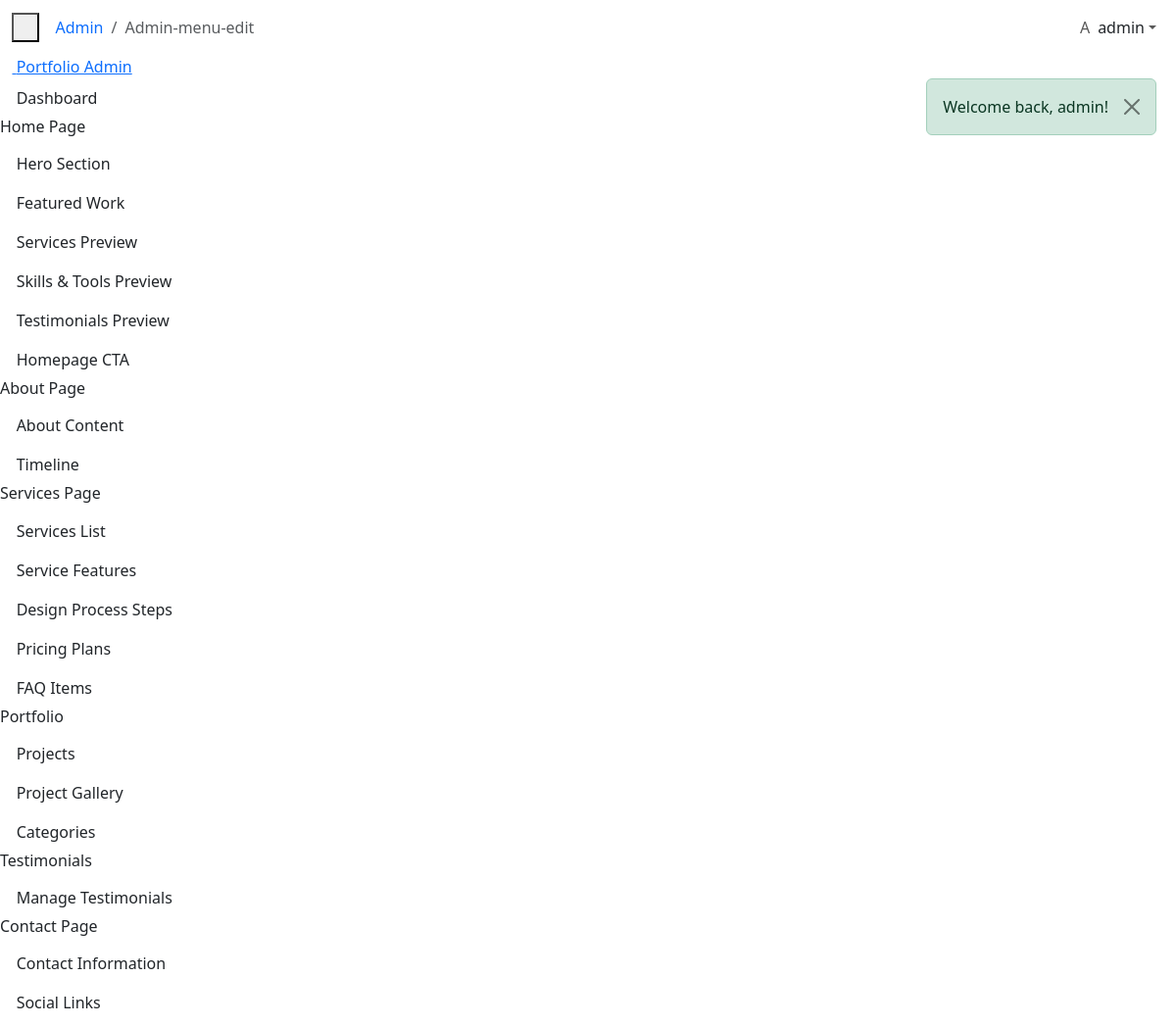
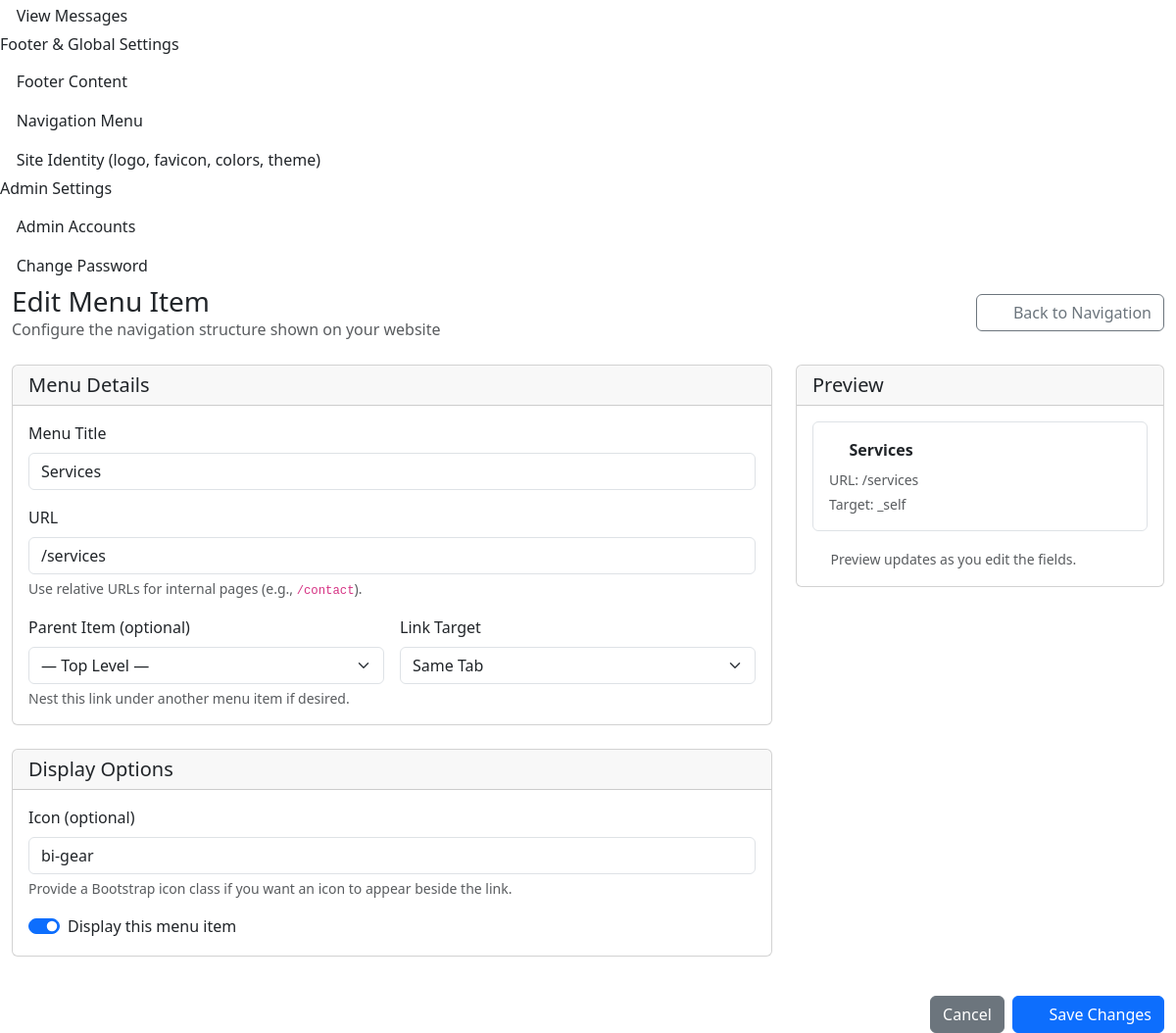
Page /public/admin/navigation/3/edit (signed in) on the committed database (2 pictures, top to bottom).
### tables this page shows
CREATE TABLE navigation_menu (
    id INT NOT NULL AUTO_INCREMENT,
    title VARCHAR(150) NOT NULL,
    url VARCHAR(255) DEFAULT NULL,
    icon VARCHAR(120) DEFAULT NULL,
    parent_id INT DEFAULT NULL,
    sort_order INT NOT NULL DEFAULT 0,
    is_active TINYINT(1) NOT NULL DEFAULT 1,
    target VARCHAR(20) DEFAULT '_self',
    created_at TIMESTAMP DEFAULT CURRENT_TIMESTAMP,
    updated_at TIMESTAMP DEFAULT CURRENT_TIMESTAMP ON UPDATE CURRENT_TIMESTAMP,
    PRIMARY KEY (id),
    INDEX idx_navigation_parent (parent_id),
    CONSTRAINT fk_navigation_parent
        FOREIGN KEY (parent_id) REFERENCES navigation_menu(id)
        ON DELETE CASCADE
);

### app/controllers/AdminManagerController.php (called while the page is built, shortened)
<?php
require_once ROOT_PATH . '/app/models/NavigationMenu.php';
class AdminManagerController extends BaseController {
    private $navigationModel;
    public function __construct() {
        $this->navigationModel = new NavigationMenu();
    }
    public function editMenuItem($id) {
        $menuItem = $this->navigationModel->find($id);
        $parentItems = $this->navigationModel->getMenuItems();
        $data = [
            'title' => 'Edit Menu Item - Admin',
            'page' => 'admin-menu-edit',
            'menu_item' => $menuItem,
            'parent_items' => $parentItems
        ];
        $this->render('admin/menu-form', 'admin', $data);
    }
}

### public/index.php (called while the page is built, shortened)
<?php
require_once __DIR__ . '/../config/config.php';
require_once ROOT_PATH . '/app/core/Router.php';
$router = new Router();
try {
    $router->resolve();
} catch (Exception $e) {
    http_response_code(500);
    if (isset($_GET['debug']) && $_GET['debug'] === '1') {
        echo "<h1>500 Internal Server Error</h1>";
        echo "<p><strong>Error:</strong> " . htmlspecialchars($e->getMessage()) . "</p>";
        echo "<p><strong>File:</strong> " . htmlspecialchars($e->getFile()) . "</p>";
        echo "<p><strong>Line:</strong> " . $e->getLine() . "</p>";
        echo "<pre><strong>Stack Trace:</strong>\n" . htmlspecialchars($e->getTraceAsString()) . "</pre>";
    } else if (defined('ROOT_PATH') && file_exists(ROOT_PATH . '/app/views/errors/500.php')) {
        include ROOT_PATH . '/app/views/errors/500.php';
    } else {
        echo "<h1>500 Internal Server Error</h1><p>" . htmlspecialchars($e->getMessage()) . "</p>";
    }
}

### config/config.php (called while the page is built, shortened)
<?php
class Database {
    private static $instance = null;
    private $connection;
    private function __construct() {
        try {
            $this->connection = new PDO(
                "mysql:host=" . DB_HOST . ";dbname=" . DB_NAME,
                DB_USER,
                DB_PASS,
                [
                    PDO::ATTR_ERRMODE => PDO::ERRMODE_EXCEPTION,
                    PDO::ATTR_DEFAULT_FETCH_MODE => PDO::FETCH_ASSOC,
                    PDO::ATTR_EMULATE_PREPARES => false
                ]
            );
        } catch (PDOException $e) {
            die("Connection failed: " . $e->getMessage());
        }
    }
    public static function getInstance() {
        if (self::$instance === null) {
            self::$instance = new self();
        }
        return self::$instance;
    }
    public function getConnection() {
        return $this->connection;
    }
}
function url($path = '') {
    return BASE_URL . ($path ? '/' . ltrim($path, '/') : '');
}

### app/core/BaseModel.php (called while the page is built, shortened)
<?php
abstract class BaseModel {
    public function __construct() {
        $this->db = Database::getInstance()->getConnection();
    }
}

### app/models/NavigationMenu.php (called while the page is built, shortened)
<?php
require_once ROOT_PATH . '/app/core/BaseModel.php';
class NavigationMenu extends BaseModel {
    protected $table = 'navigation_menu';
    public function getMenuItems($parentId = null) {
        $sql = "SELECT * FROM {$this->table} WHERE parent_id " .
               ($parentId ? "= ?" : "IS NULL") .
               " ORDER BY sort_order ASC, title ASC";
        $stmt = $this->db->prepare($sql);
        $stmt->execute($parentId ? [$parentId] : []);
        return $stmt->fetchAll();
    }
}

### app/views/admin/menu-form.php (the view, shortened to what this page needs)
<?php
$isEdit = isset($menu_item);
$actionUrl = $isEdit
    ? url('admin/navigation/' . $menu_item['id'] . '/edit')
    : url('admin/navigation/create');
?>
<div class="container-fluid">
    <div class="row mb-4">
        <div class="col-12 d-flex justify-content-between align-items-center">
            <div>
                <h1 class="h3 mb-0"><?= $isEdit ? 'Edit Menu Item' : 'Create Menu Item' ?></h1>
                <p class="text-muted mb-0">Configure the navigation structure shown on your website</p>
            </div>
            <a href="<?= url('admin/navigation') ?>" class="btn btn-outline-secondary">
                <i class="bi bi-arrow-left me-2"></i>
                Back to Navigation
            </a>
        </div>
    </div>
    <form method="POST" action="<?= $actionUrl ?>">
        <div class="row">
            <div class="col-lg-8">
                <div class="card mb-4">
                    <div class="card-header">
                        <h5 class="card-title mb-0">Menu Details</h5>
                    </div>
                    <div class="card-body">
                        <div class="mb-3">
                            <label for="title" class="form-label">Menu Title</label>
                            <input type="text"
                                   class="form-control"
                                   id="title"
                                   name="title"
                                   value="<?= htmlspecialchars($menu_item['title'] ?? '') ?>"
                                   placeholder="Portfolio"
                                   required>
                        </div>
                        <div class="mb-3">
                            <label for="url" class="form-label">URL</label>
                            <input type="text"
                                   class="form-control"
                                   id="url"
                                   name="url"
                                   value="<?= htmlspecialchars($menu_item['url'] ?? '') ?>"
                                   placeholder="/portfolio"
                                   required>
                            <div class="form-text">Use relative URLs for internal pages (e.g., <code>/contact</code>).</div>
                        </div>
                        <div class="row g-3">
                            <div class="col-md-6">
                                <label for="parent_id" class="form-label">Parent Item (optional)</label>
                                <select id="parent_id" name="parent_id" class="form-select" <?= $isEdit ? '' : '' ?>>
                                    <option value="">— Top Level —</option>
                                </select>
                                <div class="form-text">Nest this link under another menu item if desired.</div>
                            </div>
                            <div class="col-md-6">
                                <label for="target" class="form-label">Link Target</label>
                                <select id="target" name="target" class="form-select">
                                    <?php
                                    $targetValue = $menu_item['target'] ?? '_self';
                                    $targets = [
                                        '_self' => 'Same Tab',
                                        '_blank' => 'New Tab',
                                    ];
                                    foreach ($targets as $value => $label): ?>
                                        <option value="<?= $value ?>" <?= $targetValue === $value ? 'selected' : '' ?>>
                                            <?= $label ?>
                                        </option>
                                    <?php endforeach; ?>
                                </select>
                            </div>
                        </div>
                    </div>
                </div>
                <div class="card mb-4">
                    <div class="card-header">
                        <h5 class="card-title mb-0">Display Options</h5>
                    </div>
                    <div class="card-body">
                        <div class="mb-3">
                            <label for="icon" class="form-label">Icon (optional)</label>
                            <input type="text"
                                   class="form-control"
                                   id="icon"
                                   name="icon"
                                   value="<?= htmlspecialchars($menu_item['icon'] ?? '') ?>"
                                   placeholder="bi-house">
                            <div class="form-text">Provide a Bootstrap icon class if you want an icon to appear beside the link.</div>
                        </div>
                        <div class="form-check form-switch">
                            <input class="form-check-input"
                                   type="checkbox"
                                   role="switch"
                                   id="is_active"
                                   name="is_active"
                                   <?= !empty($menu_item['is_active']) ? 'checked' : '' ?>>
                            <label class="form-check-label" for="is_active">Display this menu item</label>
                        </div>
                    </div>
                </div>
            </div>
            <div class="col-lg-4">
                <div class="card">
                    <div class="card-header">
                        <h5 class="card-title mb-0">Preview</h5>
                    </div>
                    <div class="card-body">
                        <div class="border rounded p-3">
                            <div class="d-flex align-items-center mb-2">
                                <i class="bi <?= htmlspecialchars($menu_item['icon'] ?? 'bi-link-45deg') ?> me-2"></i>
                                <strong id="preview-title"><?= htmlspecialchars($menu_item['title'] ?? 'Menu Title') ?></strong>
                            </div>
                            <p class="text-muted small mb-1">URL: <span id="preview-url"><?= htmlspecialchars($menu_item['url'] ?? '/example') ?></span></p>
                            <p class="text-muted small mb-0">Target: <span id="preview-target"><?= htmlspecialchars($menu_item['target'] ?? '_self') ?></span></p>
                        </div>
                        <div class="mt-3">
                            <small class="text-muted">
                                <i class="bi bi-info-circle me-1"></i>
                                Preview updates as you edit the fields.
                            </small>
                        </div>
                    </div>
                </div>
            </div>
        </div>
        <div class="row mt-3">
            <div class="col-12">
                <div class="d-flex justify-content-end gap-2">
                    <a href="<?= url('admin/navigation') ?>" class="btn btn-secondary">Cancel</a>
                    <button type="submit" class="btn btn-primary">
                        <i class="bi bi-check-lg me-2"></i>
                        <?= $isEdit ? 'Save Changes' : 'Create Menu Item' ?>
                    </button>
                </div>
            </div>
        </div>
    </form>
</div>

### app/core/Router.php (shortened to what this page needs)
<?php
class Router {
    private $routes = [];
    public function get($uri, $controller, $method = 'index') {
        $this->routes['GET'][$uri] = ['controller' => $controller, 'method' => $method];
        return $this;
    }
    public function post($uri, $controller, $method = 'store') {
        $this->routes['POST'][$uri] = ['controller' => $controller, 'method' => $method];
        return $this;
    }
    public function resolve() {
        $uri = parse_url($_SERVER['REQUEST_URI'], PHP_URL_PATH);
        $method = $_SERVER['REQUEST_METHOD'];
        $basePath = str_replace('\\', '/', dirname($_SERVER['SCRIPT_NAME']));
        if ($basePath !== '/' && strpos($uri, $basePath) === 0) {
            $uri = substr($uri, strlen($basePath));
        }
        $uri = $uri ?: '/';
        foreach ($this->routes[$method] ?? [] as $route => $target) {
            $pattern = preg_replace('/\{[^}]+\}/', '([^/]+)', $route);
            $pattern = '#^' . $pattern . '$#';
            if (preg_match($pattern, $uri, $matches)) {
                array_shift($matches);
                return $this->callController($target, $matches);
            }
        }
        exit;
    }
    private function callController($route, $params = []) {
        $method = $route['method'];
        $controller = new $controllerName();
        return call_user_func_array([$controller, $method], $params);
    }
}

### rows in the picture
navigation_menu: title "Services", url "/services", target "Same Tab", icon "bi-gear", is_active "☑", target "_self"

### other values in the picture
$message "Welcome back, admin!"
